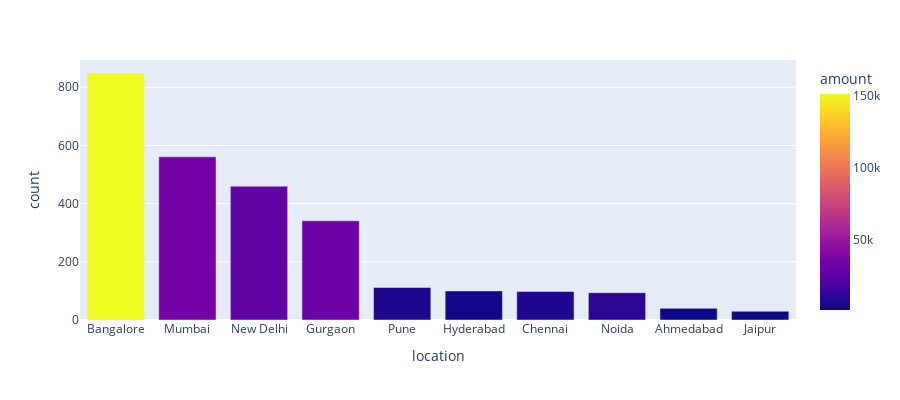

This figure's notebook cell:
### Code cell
fig3 = px.bar(result2, x='location', y='count',
             hover_data=['sum'], color='sum',
             labels={'sum':'amount'}, height=400)
fig3.show()

### Figure 1 — Plotly figure (JSON) as saved in the notebook; plotly's stock layout.template omitted (floating-point values rounded to 4 significant figures)
{"data": [{"alignmentgroup": "True", "customdata": [[151100.0], [35420.0], [27450.0], [31600.0], [5850.0], [3274.0], [5859.0], [10460.0], [977.1], [1245.0]], "hovertemplate": "location=%{x}<br>count=%{y}<br>amount=%{marker.color}<extra></extra>", "legendgroup": "", "marker": {"color": [151100.0, 35420.0, 27450.0, 31600.0, 5850.0, 3274.0, 5859.0, 10460.0, 977.1, 1245.0], "coloraxis": "coloraxis", "pattern": {"shape": ""}}, "name": "", "offsetgroup": "", "orientation": "v", "showlegend": false, "textposition": "auto", "type": "bar", "x": ["Bangalore", "Mumbai", "New Delhi", "Gurgaon", "Pune", "Hyderabad", "Chennai", "Noida", "Ahmedabad", "Jaipur"], "xaxis": "x", "y": [849, 561, 460, 341, 112, 100, 98, 94, 40, 30], "yaxis": "y"}], "layout": {"barmode": "relative", "coloraxis": {"colorbar": {"title": {"text": "amount"}}, "colorscale": [[0, "#0d0887"], [0.1111, "#46039f"], [0.2222, "#7201a8"], [0.3333, "#9c179e"], [0.4444, "#bd3786"], [0.5556, "#d8576b"], [0.6667, "#ed7953"], [0.7778, "#fb9f3a"], [0.8889, "#fdca26"], [1, "#f0f921"]]}, "height": 400, "legend": {"tracegroupgap": 0}, "margin": {"t": 60}, "xaxis": {"anchor": "y", "domain": [0, 1], "title": {"text": "location"}}, "yaxis": {"anchor": "x", "domain": [0, 1], "title": {"text": "count"}}}}
